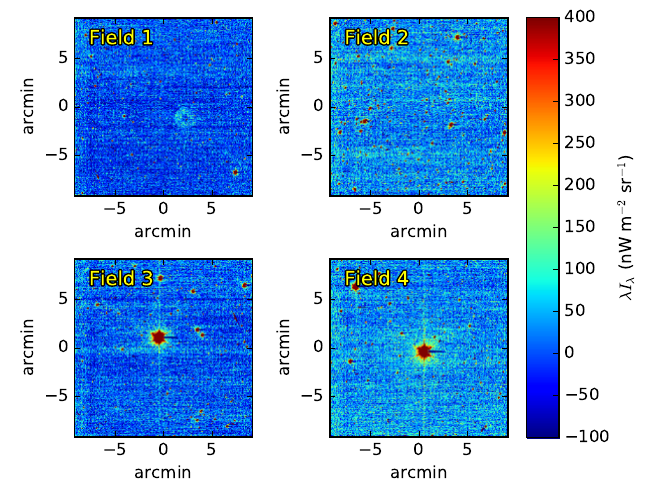

The script that saved this image:
"""
Plot the calibrated images of each field.
"""
import numpy as np
import matplotlib.pyplot as plt
import matplotlib.colors as clr
import matplotlib.colorbar as clbr
import matplotlib.patheffects as path_effects
#import png
#import itertools
from scipy.io import loadmat
#from scipy.ndimage import filters,zoom
#import skimage
#from skimage import io,color
#from PIL import Image
#import pyfits
from matplotlib.backends.backend_pdf import PdfPages

fig=plt.figure(figsize=(6.5,5))

extent = [-4.3 * 256 / 60 / 2,4.3 * 256 / 60 / 2,\
          -4.3 * 256 / 60 / 2,4.3 * 256 / 60 / 2]

myimage = loadmat('../../scratch/field5_image58.mat')

ax1 = fig.add_subplot(2,2,1)

ax1.imshow(myimage['image'],extent=extent,clim=[-100,400])

ax1a=ax1.annotate('Field 1',xy=(-1,8),xycoords='data',
            xytext=(-1,8), textcoords='data',
             horizontalalignment='right', verticalalignment='top',\
                  color='yellow',fontsize=14)
ax1a.set_path_effects([path_effects.Stroke(linewidth=2, foreground='black'),
                       path_effects.Normal()])


ax1.set_ylabel('arcmin')
ax1.set_xlabel('arcmin')

myimage = loadmat('../../scratch/field3_image46.mat')

ax2 = fig.add_subplot(2,2,2)

ax2.imshow(myimage['image'],extent=extent,clim=[-100,400])

ax2a=ax2.annotate('Field 2',xy=(-1,8),xycoords='data',
            xytext=(-1,8), textcoords='data',
            horizontalalignment='right', verticalalignment='top',\
                  color='yellow',fontsize=14)
ax2a.set_path_effects([path_effects.Stroke(linewidth=2, foreground='black'),
                       path_effects.Normal()])

ax2.set_ylabel('arcmin')
ax2.set_xlabel('arcmin')

myimage = loadmat('../../scratch/field6_image61.mat')

ax3 = fig.add_subplot(2,2,3)

ax3.imshow(myimage['image'],extent=extent,clim=[-100,400])

ax3a=ax3.annotate('Field 3',xy=(-1,8),xycoords='data',
            xytext=(-1,8), textcoords='data',
            horizontalalignment='right', verticalalignment='top',\
                  color='yellow',fontsize=14)
ax3a.set_path_effects([path_effects.Stroke(linewidth=2, foreground='black'),
                       path_effects.Normal()])

ax3.set_ylabel('arcmin')
ax3.set_xlabel('arcmin')

myimage = loadmat('../../scratch/field7_image64.mat')

ax4 = fig.add_subplot(2,2,4)

ax4.imshow(myimage['image'],extent=extent,clim=[-100,400])

ax4a=ax4.annotate('Field 4',xy=(-1,8),xycoords='data',
            xytext=(-1,8), textcoords='data',
            horizontalalignment='right', verticalalignment='top',\
                  color='yellow',fontsize=14)
ax4a.set_path_effects([path_effects.Stroke(linewidth=2, foreground='black'),
                       path_effects.Normal()])

ax4.set_ylabel('arcmin')
ax4.set_xlabel('arcmin')

norm = clr.Normalize(vmin=-100, vmax=400)
cx1 = fig.add_axes([0.81, 0.125, 0.05, 0.84])
cb1 = clbr.ColorbarBase(cx1, #cmap=cmap,
                                norm=norm,
                                orientation='vertical')
cb1.set_label('$\lambda I_{\lambda}$ (nW m$^{-2}$ sr$^{-1}$)')

plt.tight_layout(rect=[0,0,0.85,1])
plt.show()

#pdf = PdfPages('nh_plot_image.pdf')
#pdf.savefig()
fig.savefig('nh_plot_image.pdf')
plt.close

##########################################################################
##########################################################################

fig=plt.figure(figsize=(6.5,5))

extent = [-4.3 * 256 / 60 / 2,4.3 * 256 / 60 / 2,\
          -4.3 * 256 / 60 / 2,4.3 * 256 / 60 / 2]

myimage = loadmat('../../scratch/field5_masked58.mat')
whpl = myimage['nanimage'] > 200
myimage['nanimage'][whpl] = np.nan

ax1 = fig.add_subplot(2,2,1)

ax1.imshow(myimage['nanimage'],extent=extent,clim=[-100,400])

ax1a=ax1.annotate('Field 1',xy=(-1,8),xycoords='data',
            xytext=(-1,8), textcoords='data',
             horizontalalignment='right', verticalalignment='top',\
                  color='yellow',fontsize=14)
ax1a.set_path_effects([path_effects.Stroke(linewidth=2, foreground='black'),
                       path_effects.Normal()])

ax1.set_ylabel('arcmin')
ax1.set_xlabel('arcmin')

myimage = loadmat('../../scratch/field3_masked46.mat')
whpl = myimage['nanimage'] > 200
myimage['nanimage'][whpl] = np.nan

ax2 = fig.add_subplot(2,2,2)

ax2.imshow(myimage['nanimage'],extent=extent,clim=[-100,400])

ax2a=ax2.annotate('Field 2',xy=(-1,8),xycoords='data',
            xytext=(-1,8), textcoords='data',
            horizontalalignment='right', verticalalignment='top',\
                  color='yellow',fontsize=14)
ax2a.set_path_effects([path_effects.Stroke(linewidth=2, foreground='black'),
                       path_effects.Normal()])

ax2.set_ylabel('arcmin')
ax2.set_xlabel('arcmin')

myimage = loadmat('../../scratch/field6_masked61.mat')
whpl = myimage['nanimage'] > 200
myimage['nanimage'][whpl] = np.nan

ax3 = fig.add_subplot(2,2,3)

ax3.imshow(myimage['nanimage'],extent=extent,clim=[-100,400])

ax3a=ax3.annotate('Field 3',xy=(-1,8),xycoords='data',
            xytext=(-1,8), textcoords='data',
            horizontalalignment='right', verticalalignment='top',\
                  color='yellow',fontsize=14)
ax3a.set_path_effects([path_effects.Stroke(linewidth=2, foreground='black'),
                       path_effects.Normal()])

ax3.set_ylabel('arcmin')
ax3.set_xlabel('arcmin')

myimage = loadmat('../../scratch/field7_masked64.mat')
whpl = myimage['nanimage'] > 200
myimage['nanimage'][whpl] = np.nan

ax4 = fig.add_subplot(2,2,4)

ax4.imshow(myimage['nanimage'],extent=extent,clim=[-100,400])

ax4a=ax4.annotate('Field 4',xy=(-1,8),xycoords='data',
            xytext=(-1,8), textcoords='data',
            horizontalalignment='right', verticalalignment='top',\
                  color='yellow',fontsize=14)
ax4a.set_path_effects([path_effects.Stroke(linewidth=2, foreground='black'),
                       path_effects.Normal()])


ax4.set_ylabel('arcmin')
ax4.set_xlabel('arcmin')

norm = clr.Normalize(vmin=-100, vmax=400)
cx1 = fig.add_axes([0.81, 0.125, 0.05, 0.84])
cb1 = clbr.ColorbarBase(cx1, #cmap=cmap,
                                norm=norm,
                                orientation='vertical')
cb1.set_label('$\lambda I_{\lambda}$ (nW m$^{-2}$ sr$^{-1}$)')

plt.tight_layout(rect=[0,0,0.85,1])
plt.show()

#pdf = PdfPages('nh_plot_image.pdf')
#pdf.savefig()
fig.savefig('nh_plot_masked.pdf')
plt.close
